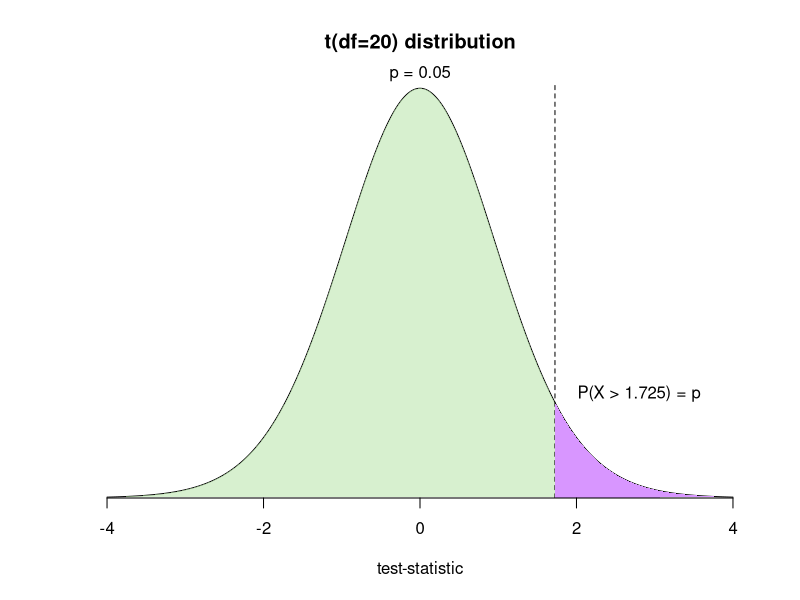
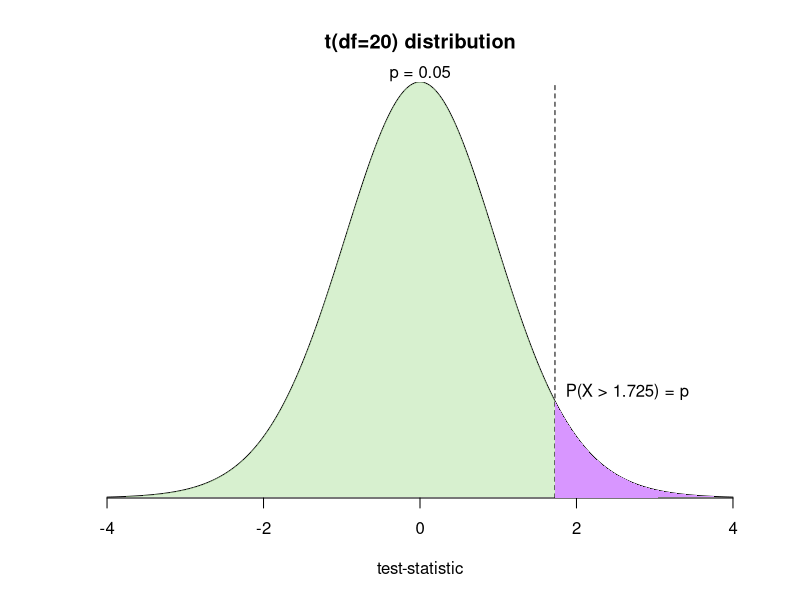
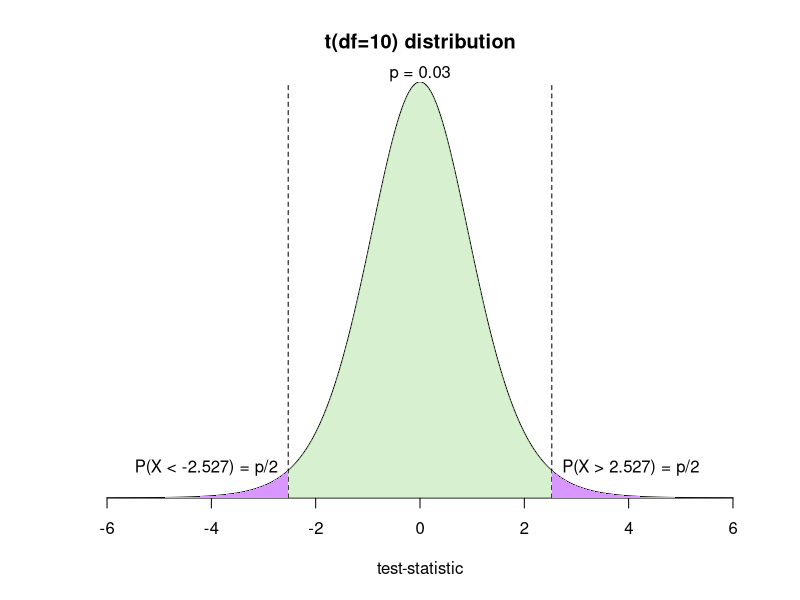
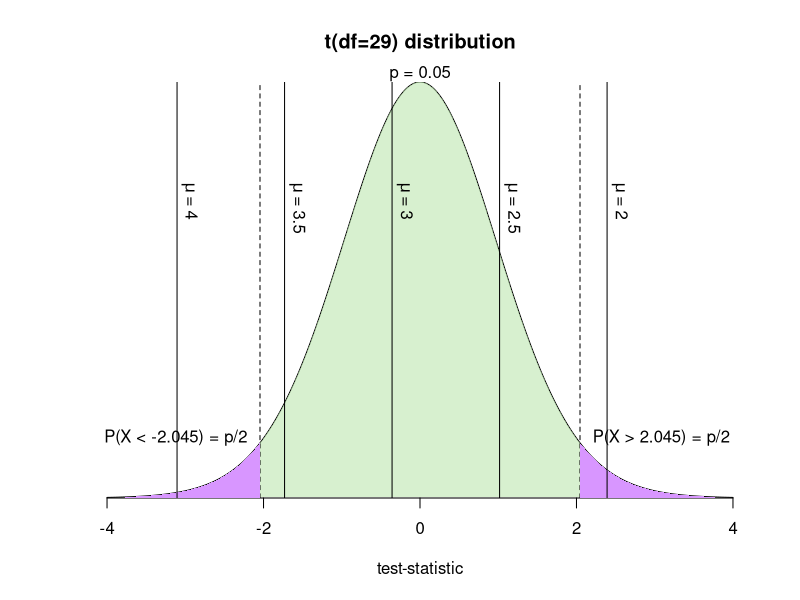
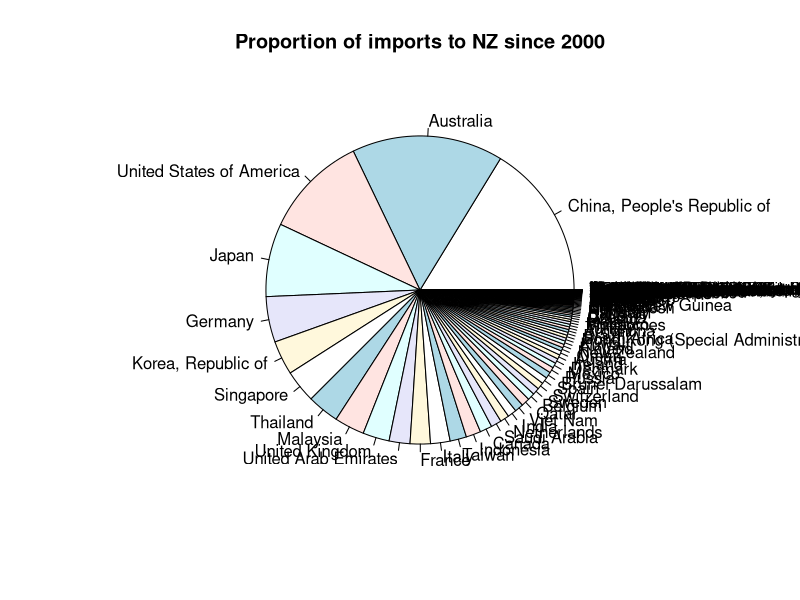
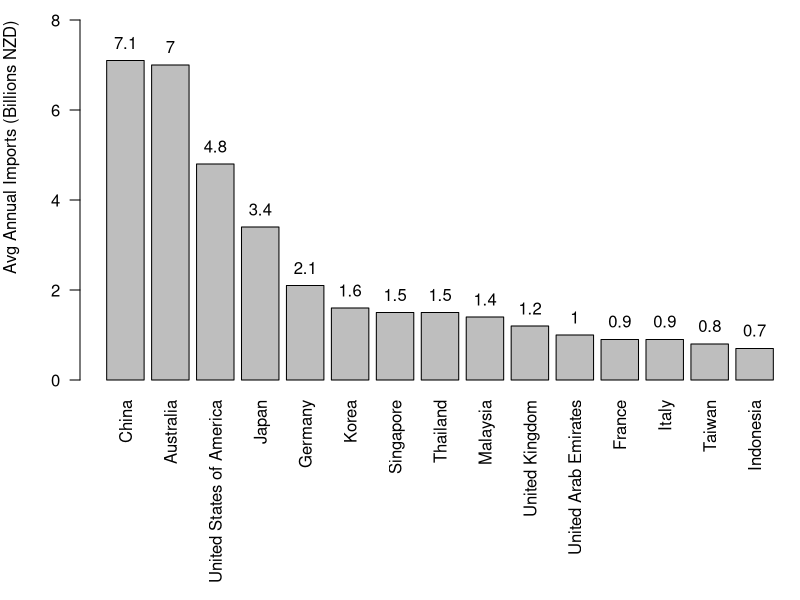
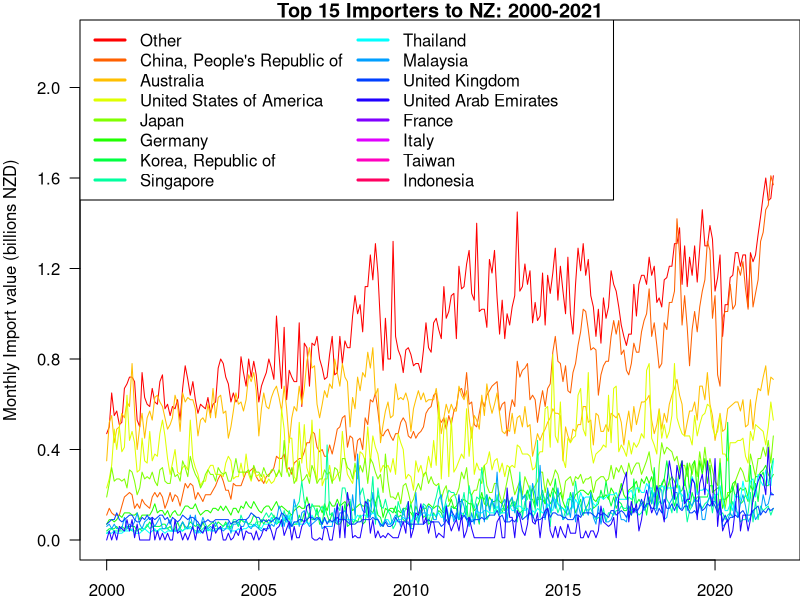
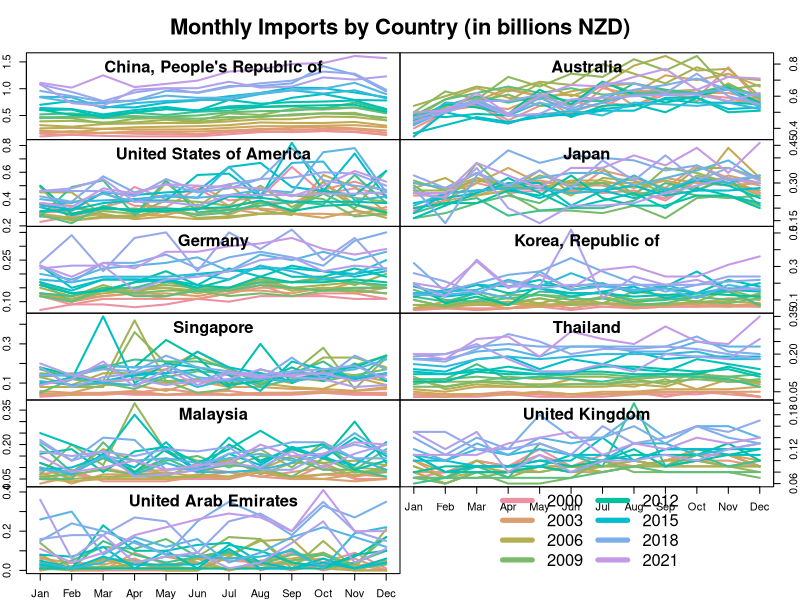

Write the R code that produced these figures, in order.
## ---- chunk 1
# compute x and y for full distribution
x = seq(-4, 4, by=0.025)
y = dt(x, 20)

# get x and y of rejection region
rej_x = x[x >= 1.725]
rej_y = tail(y, length(rej_x))

# create plot
plot.new()
plot.window(xlim=c(-4, 4), ylim=c(0, 0.4), bty='n', yaxs='i')
title(main='t(df=20) distribution', xlab='test-statistic')

# draw and fill distribution
lines(x, y)
polygon(x, y, border=NA, col=hcl(120, 50, alpha=0.5))

# draw and fill rejection region
lines(x=rep(1.725, 2), y=c(0, 0.4), lty='dashed')
polygon(c(1.725, rej_x), c(0, rej_y), border=NA, col=hcl(270, 230))

# add x axis and text
axis(1)
mtext('p = 0.05', side=3)
text(2.8, 0.1, 'P(X > 1.725) = p')
## ---- chunk 2
# draw and fill a single rejection region
draw_rejection <- function(x, y, p, border, onesided) {
  # dashed line at x
  lines(x=rep(border, 2), y=c(0, 1), lty='dashed')
  
  # fill between border and tail
  polygon(c(border, x), c(0, y), border=NA, col=hcl(270, 230))
  
  # add detail text
  text(border*1.08, max(y)*1.1, 
       adj=ifelse(border < 0, 1, 0),
       paste0('P(X ', 
              ifelse(border < 0, '<', '>'), 
              ' ', border, ') = p', 
              ifelse(onesided, '', '/2')))
}

f <- function(df, p, onesided) {
  # choose int x range limits based on some minimum p
  xrange = round(qt(0.000125, df, lower.tail=F))
  
  # compute x and y for full distribution
  x = seq(-xrange, xrange, by=0.01)
  y = dt(x, df)
  
  # create plot
  plot.new()
  plot.window(xlim=c(-xrange, xrange), ylim=c(0, max(y)), bty='n', yaxs='i')
  title(main=paste0('t(df=', df, ') distribution'), xlab='test-statistic')
  mtext(paste('p =', p), side=3)
  axis(1)
  
  # draw and fill distribution
  lines(x, y)
  polygon(x, y, border=NA, col=hcl(120, 50, alpha=0.5))
  
  # if not onesided, draw the left rejection region
  if (!onesided) {
    p = p/2
    border = round(qt(p, df), 3)
    rej_x = x[x <= border]
    rej_y = head(y, length(rej_x))
    draw_rejection(rej_x, rej_y, p, border, onesided)
  }
  
  # always draw the right rejection region
  border = round(qt(p, df, lower.tail=F), 3)
  rej_x = x[x >= border]
  rej_y = tail(y, length(rej_x))
  draw_rejection(rej_x, rej_y, p, border, onesided)
}
## ---- chunk 3
f(20, 0.05, TRUE)
f(10, 0.03, FALSE)
## ---- chunk 4
# for reproducibility
set.seed(400)

# sample 30 from N(3,2) and compute t-statistics
n = 30
sample = rnorm(n, mean=3, sd=2)
means = seq(2, 4, by=0.5)
tstats = (mean(sample) - means) / (sd(sample) / sqrt(n))

# plot t-distribution with rejection regions
f(29, 0.05, F)

# overlay t-stat lines and labels
for (i in seq_along(tstats)) {
  lines(x=rep(tstats[i], 2), y=seq(0, 1))
  text(x=tstats[i], y=0.3, srt=-90, pos=4, 
       labels=bquote(mu ~ '=' ~ .(means[i])))
}
## ---- chunk 5
# read csv and separate year from month
imports <- read.csv('imports-by-country.csv')
imports$year = imports$yearmonth %/% 100
imports$month = as.integer(imports$yearmonth %% 100)
imports = subset(imports, select=-c(yearmonth))
head(imports)

# list the top three countries by total value of imports
country_sums <- aggregate(value ~ country, imports, sum)
sorted_country_sums <- country_sums[order(-country_sums$value),]
top_three_countries <- head(sorted_country_sums, 3)
top_three_countries
## ---- chunk 6
# draw a pie chart of total imports from each country
with(sorted_country_sums, 
     pie(value, labels=country, main='Proportion of imports to NZ since 2000'))
## ---- chunk 7
# get top 15 countries by average annual imports
annual_imports <- aggregate(value ~ country + year, imports, sum)
avg_annual_imports <- aggregate(value ~ country, annual_imports, mean)
sorted_avg_imports <- avg_annual_imports[order(-avg_annual_imports$value),]

# convert values to billions NZD and show
sorted_avg_imports$value <- round(sorted_avg_imports$value / 10^9, 1)
top_annual <- head(sorted_avg_imports, 15)
top_annual

# remove 'republic of' from country names
cnames <- sapply(strsplit(top_annual$country, ','), `[`, 1)

# barplot the top 15 countries
par(mar=c(11,4,1,0))
mybar <- barplot(top_annual$value, ylim=c(0, 8), 
                 names.arg=cnames, las=2)
text(mybar, top_annual$value+0.4, top_annual$value)
title(ylab='Avg Annual Imports (Billions NZD)', adj=1)
## ---- chunk 8
# ---- DATA PROCESSING ----

# get monthly imports of top 11 by avg annual imports
top_eleven <- head(sorted_avg_imports, 11)
top_monthly <- subset(imports, 
                      country %in% top_eleven$country)

# sum up monthly imports of all other countries
all_others_monthly <- subset(imports, 
                             !(country %in% top_eleven$country))
other_monthly <- aggregate(value ~ year + month, 
                           all_others_monthly, sum)
other_monthly$country <- 'Other'

# combine top 11 with 'other' and sort by time/date
monthly <- rbind(top_monthly, other_monthly)
monthly$time <- as.Date(with(monthly, 
                             paste(year, month, '01', sep='-')))
monthly <- monthly[order(monthly$time),]

# convert monthly imports to billions and show sums to confirm
monthly$value <- round(monthly$value / 10^9, 2)
aggregate(value ~ country, monthly, sum)


# ---- PLOTTING ----

# merge sorted country names to create palette
countries <- c('Other', top_annual$country)
cols <- rainbow(length(countries))

# create plot
plot.new()
par(mar=c(2,4,1,0))
with(monthly, 
     plot.window(xlim=c(min(time), max(time)), ylim=c(0, max(value)+0.6)))
box()

# plot a line for each country's monthly imports
for (i in seq_along(countries)) {
  country_imports <- monthly[monthly$country==countries[i],]
  with(country_imports, 
       lines(time, value, col=cols[i]))
}

# add title and axes
title(main='Top 15 Importers to NZ: 2000-2021',
      ylab='Monthly Import value (billions NZD)')
axis.Date(1, monthly$time)
axis(2, at=seq(0, 2, by=0.4), las=2)
legend('topleft', legend=countries, col=cols, lty=1, lwd=3, ncol=2)
## ---- chunk 9
# drop 'Other' from countries
m <- monthly[monthly$country!='Other',]
co <- top_eleven$country

# create year range and color palette
years <- 2000:2021
legend_inds <- seq(1, length(years), by=3)
angles <- (seq_along(years)-1)/length(years)
cols <- hcl(h=angles*300, c=60, l=70)

# create layout and loop through countries
par(mfrow=c(6,2), mar=rep(0,4), oma=c(2,2,4,2), cex.main=1.5)
for (i in seq_along(co)) {
  # get monthly imports of this country
  c.df <- m[m$country == co[i],]

  # create new plot
  plot.new()
  plot.window(xlim=c(1, 12), ylim=c(min(c.df$value), max(c.df$value)))
  box()
  
  # draw a line for each year of imports
  for (j in seq_along(years))
    with(c.df[c.df$year == years[j],],
         lines(month, value, col=cols[j], lwd=2))
  
  # add title and draw axis if left/right/bottom edge
  title(main=co[i], line=-1.5)
  if(i %% 2 == 0) axis(4) else axis(2)
  if(i > length(co)-2) axis(1, at=1:12, labels=month.abb[1:12])
}

# add legend in final plot space and top title
plot.new()
legend('center', legend=years[legend_inds], col=cols[legend_inds],
       cex=1.5, ncol=2, lty=1, lwd=5, bty='n')
par(cex.main=2)
title(main='Monthly Imports by Country (in billions NZD)', outer=T)
